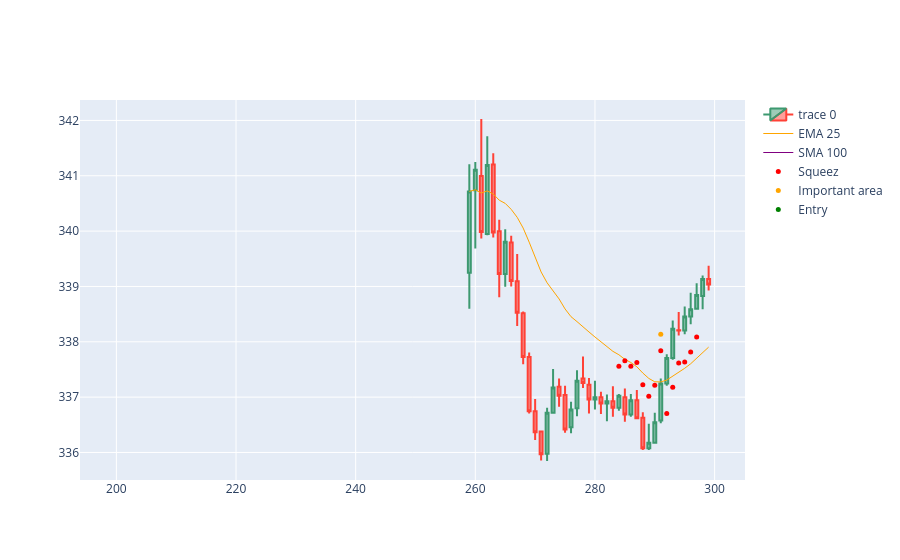

Write notebook code for a chart like this one.
### Code cell
import plotly.io as pio
import plotly.graph_objects as go  

dfpl = df[200:300]

fig = go.Figure(
    data=[
        go.Candlestick(
            x=dfpl.index,
            open=dfpl['open_5min'],
            high=dfpl['high_5min'],
            low=dfpl['low_5min'],
            close=dfpl['close_5min']),
        go.Scatter(
            x=dfpl.index, 
            y=dfpl['ema25'],
            line=dict(color='orange', width=1), 
            name="EMA 25"),
        go.Scatter(
            x=dfpl.index, 
            y=dfpl['sma100'],
            line=dict(color='purple', width=1), 
            name="SMA 100")
    ]
)

fig.add_scatter(x=dfpl.index, y=dfpl['squezzeArea'], mode="markers", marker=dict(size=5, color="red"), name="Squeez")
fig.add_scatter(x=dfpl.index, y=dfpl['squeezeCloseToEmaArea'], mode="markers", marker=dict(size=5, color="orange"), name="Important area")
fig.add_scatter(x=dfpl.index, y=dfpl['posibleBreakArea'], mode="markers", marker=dict(size=5, color="green"), name="Entry")

fig.update_layout(xaxis_rangeslider_visible=False)
fig.show()

### Figure 1 — Plotly figure (JSON) as saved in the notebook; plotly's stock layout.template omitted (floating-point values rounded to 4 significant figures)
{"data": [{"close": [null, null, null, null, null, null, null, null, null, null, null, null, null, null, null, null, null, null, null, null, null, null, null, null, null, null, null, null, null, null, null, null, null, null, null, null, null, null, null, null, null, null, null, null, null, null, null, null, null, null, null, null, null, null, null, null, null, null, null, 340.7, 341.1, 340.0, 341.2, 340.0, 339.2, 339.8, 339.1, 338.5, 337.7, 336.7, 336.4, 336.0, 336.7, 337.2, 337.0, 336.4, 336.8, 337.3, 337.3, 337.0, 337.0, 336.9, 336.9, 336.8, 337.0, 336.7, 336.9, 336.6, 336.1, 336.2, 336.5, 337.2, 337.7, 338.2, 338.2, 338.5, 338.6, 338.8, 339.1, 339.0], "high": [null, null, null, null, null, null, null, null, null, null, null, null, null, null, null, null, null, null, null, null, null, null, null, null, null, null, null, null, null, null, null, null, null, null, null, null, null, null, null, null, null, null, null, null, null, null, null, null, null, null, null, null, null, null, null, null, null, null, null, 341.2, 341.2, 342.0, 341.7, 341.4, 340.2, 340.0, 339.9, 339.6, 338.5, 337.8, 337.0, 336.4, 336.8, 337.5, 337.3, 337.2, 336.9, 337.5, 337.7, 337.3, 337.3, 337.1, 337.0, 337.2, 337.1, 337.2, 337.1, 337.1, 336.7, 336.5, 336.7, 337.3, 337.8, 338.4, 338.5, 338.6, 338.9, 339.1, 339.2, 339.4], "low": [null, null, null, null, null, null, null, null, null, null, null, null, null, null, null, null, null, null, null, null, null, null, null, null, null, null, null, null, null, null, null, null, null, null, null, null, null, null, null, null, null, null, null, null, null, null, null, null, null, null, null, null, null, null, null, null, null, null, null, 338.6, 339.7, 339.9, 339.9, 339.9, 338.8, 339.0, 339.0, 338.3, 337.6, 336.7, 336.2, 335.9, 335.8, 336.7, 336.8, 336.4, 336.3, 336.7, 337.2, 336.7, 336.8, 336.7, 336.6, 336.6, 336.8, 336.6, 336.6, 336.6, 336.0, 336.0, 336.2, 336.5, 337.2, 337.7, 338.1, 338.1, 338.3, 338.6, 338.6, 338.9], "open": [null, null, null, null, null, null, null, null, null, null, null, null, null, null, null, null, null, null, null, null, null, null, null, null, null, null, null, null, null, null, null, null, null, null, null, null, null, null, null, null, null, null, null, null, null, null, null, null, null, null, null, null, null, null, null, null, null, null, null, 339.2, 340.7, 341.0, 339.9, 341.2, 340.0, 339.2, 339.8, 339.1, 338.5, 337.7, 336.7, 336.4, 336.0, 336.7, 337.2, 337.0, 336.5, 336.8, 337.3, 337.2, 337.0, 337.0, 336.9, 336.9, 336.8, 337.0, 336.7, 336.9, 336.6, 336.1, 336.2, 336.6, 337.2, 337.7, 338.2, 338.2, 338.5, 338.6, 338.8, 339.1], "type": "candlestick", "x": [200, 201, 202, 203, 204, 205, 206, 207, 208, 209, 210, 211, 212, 213, 214, 215, 216, 217, 218, 219, 220, 221, 222, 223, 224, 225, 226, 227, 228, 229, 230, 231, 232, 233, 234, 235, 236, 237, 238, 239, 240, 241, 242, 243, 244, 245, 246, 247, 248, 249, 250, 251, 252, 253, 254, 255, 256, 257, 258, 259, 260, 261, 262, 263, 264, 265, 266, 267, 268, 269, 270, 271, 272, 273, 274, 275, 276, 277, 278, 279, 280, 281, 282, 283, 284, 285, 286, 287, 288, 289, 290, 291, 292, 293, 294, 295, 296, 297, 298, 299]}, {"line": {"color": "orange", "width": 1}, "name": "EMA 25", "type": "scatter", "x": [200, 201, 202, 203, 204, 205, 206, 207, 208, 209, 210, 211, 212, 213, 214, 215, 216, 217, 218, 219, 220, 221, 222, 223, 224, 225, 226, 227, 228, 229, 230, 231, 232, 233, 234, 235, 236, 237, 238, 239, 240, 241, 242, 243, 244, 245, 246, 247, 248, 249, 250, 251, 252, 253, 254, 255, 256, 257, 258, 259, 260, 261, 262, 263, 264, 265, 266, 267, 268, 269, 270, 271, 272, 273, 274, 275, 276, 277, 278, 279, 280, 281, 282, 283, 284, 285, 286, 287, 288, 289, 290, 291, 292, 293, 294, 295, 296, 297, 298, 299], "y": [null, null, null, null, null, null, null, null, null, null, null, null, null, null, null, null, null, null, null, null, null, null, null, null, null, null, null, null, null, null, null, null, null, null, null, null, null, null, null, null, null, null, null, null, null, null, null, null, null, null, null, null, null, null, null, null, null, null, null, 340.7, 340.7, 340.7, 340.7, 340.7, 340.6, 340.5, 340.4, 340.2, 340.1, 339.8, 339.5, 339.3, 339.1, 338.9, 338.8, 338.6, 338.5, 338.4, 338.3, 338.2, 338.1, 338.0, 337.9, 337.8, 337.8, 337.7, 337.6, 337.5, 337.4, 337.3, 337.3, 337.3, 337.3, 337.4, 337.4, 337.5, 337.6, 337.7, 337.8, 337.9]}, {"line": {"color": "purple", "width": 1}, "name": "SMA 100", "type": "scatter", "x": [200, 201, 202, 203, 204, 205, 206, 207, 208, 209, 210, 211, 212, 213, 214, 215, 216, 217, 218, 219, 220, 221, 222, 223, 224, 225, 226, 227, 228, 229, 230, 231, 232, 233, 234, 235, 236, 237, 238, 239, 240, 241, 242, 243, 244, 245, 246, 247, 248, 249, 250, 251, 252, 253, 254, 255, 256, 257, 258, 259, 260, 261, 262, 263, 264, 265, 266, 267, 268, 269, 270, 271, 272, 273, 274, 275, 276, 277, 278, 279, 280, 281, 282, 283, 284, 285, 286, 287, 288, 289, 290, 291, 292, 293, 294, 295, 296, 297, 298, 299], "y": [null, null, null, null, null, null, null, null, null, null, null, null, null, null, null, null, null, null, null, null, null, null, null, null, null, null, null, null, null, null, null, null, null, null, null, null, null, null, null, null, null, null, null, null, null, null, null, null, null, null, null, null, null, null, null, null, null, null, null, null, null, null, null, null, null, null, null, null, null, null, null, null, null, null, null, null, null, null, null, null, null, null, null, null, null, null, null, null, null, null, null, null, null, null, null, null, null, null, null, null]}, {"marker": {"color": "red", "size": 5}, "mode": "markers", "name": "Squeez", "type": "scatter", "x": [200, 201, 202, 203, 204, 205, 206, 207, 208, 209, 210, 211, 212, 213, 214, 215, 216, 217, 218, 219, 220, 221, 222, 223, 224, 225, 226, 227, 228, 229, 230, 231, 232, 233, 234, 235, 236, 237, 238, 239, 240, 241, 242, 243, 244, 245, 246, 247, 248, 249, 250, 251, 252, 253, 254, 255, 256, 257, 258, 259, 260, 261, 262, 263, 264, 265, 266, 267, 268, 269, 270, 271, 272, 273, 274, 275, 276, 277, 278, 279, 280, 281, 282, 283, 284, 285, 286, 287, 288, 289, 290, 291, 292, 293, 294, 295, 296, 297, 298, 299], "y": [null, null, null, null, null, null, null, null, null, null, null, null, null, null, null, null, null, null, null, null, null, null, null, null, null, null, null, null, null, null, null, null, null, null, null, null, null, null, null, null, null, null, null, null, null, null, null, null, null, null, null, null, null, null, null, null, null, null, null, null, null, null, null, null, null, null, null, null, null, null, null, null, null, null, null, null, null, null, null, null, null, null, null, null, 337.6, 337.7, 337.6, 337.6, 337.2, 337.0, 337.2, 337.8, 336.7, 337.2, 337.6, 337.6, 337.8, 338.1, null, null]}, {"marker": {"color": "orange", "size": 5}, "mode": "markers", "name": "Important area", "type": "scatter", "x": [200, 201, 202, 203, 204, 205, 206, 207, 208, 209, 210, 211, 212, 213, 214, 215, 216, 217, 218, 219, 220, 221, 222, 223, 224, 225, 226, 227, 228, 229, 230, 231, 232, 233, 234, 235, 236, 237, 238, 239, 240, 241, 242, 243, 244, 245, 246, 247, 248, 249, 250, 251, 252, 253, 254, 255, 256, 257, 258, 259, 260, 261, 262, 263, 264, 265, 266, 267, 268, 269, 270, 271, 272, 273, 274, 275, 276, 277, 278, 279, 280, 281, 282, 283, 284, 285, 286, 287, 288, 289, 290, 291, 292, 293, 294, 295, 296, 297, 298, 299], "y": [null, null, null, null, null, null, null, null, null, null, null, null, null, null, null, null, null, null, null, null, null, null, null, null, null, null, null, null, null, null, null, null, null, null, null, null, null, null, null, null, null, null, null, null, null, null, null, null, null, null, null, null, null, null, null, null, null, null, null, null, null, null, null, null, null, null, null, null, null, null, null, null, null, null, null, null, null, null, null, null, null, null, null, null, null, null, null, null, null, null, null, 338.1, null, null, null, null, null, null, null, null]}, {"marker": {"color": "green", "size": 5}, "mode": "markers", "name": "Entry", "type": "scatter", "x": [200, 201, 202, 203, 204, 205, 206, 207, 208, 209, 210, 211, 212, 213, 214, 215, 216, 217, 218, 219, 220, 221, 222, 223, 224, 225, 226, 227, 228, 229, 230, 231, 232, 233, 234, 235, 236, 237, 238, 239, 240, 241, 242, 243, 244, 245, 246, 247, 248, 249, 250, 251, 252, 253, 254, 255, 256, 257, 258, 259, 260, 261, 262, 263, 264, 265, 266, 267, 268, 269, 270, 271, 272, 273, 274, 275, 276, 277, 278, 279, 280, 281, 282, 283, 284, 285, 286, 287, 288, 289, 290, 291, 292, 293, 294, 295, 296, 297, 298, 299], "y": [null, null, null, null, null, null, null, null, null, null, null, null, null, null, null, null, null, null, null, null, null, null, null, null, null, null, null, null, null, null, null, null, null, null, null, null, null, null, null, null, null, null, null, null, null, null, null, null, null, null, null, null, null, null, null, null, null, null, null, null, null, null, null, null, null, null, null, null, null, null, null, null, null, null, null, null, null, null, null, null, null, null, null, null, null, null, null, null, null, null, null, null, null, null, null, null, null, null, null, null]}], "layout": {"autosize": true, "xaxis": {"autorange": true, "range": [194.0, 305.0], "rangeslider": {"visible": false, "yaxis": {}}, "type": "linear"}, "yaxis": {"autorange": true, "range": [335.5, 342.4], "type": "linear"}}}
